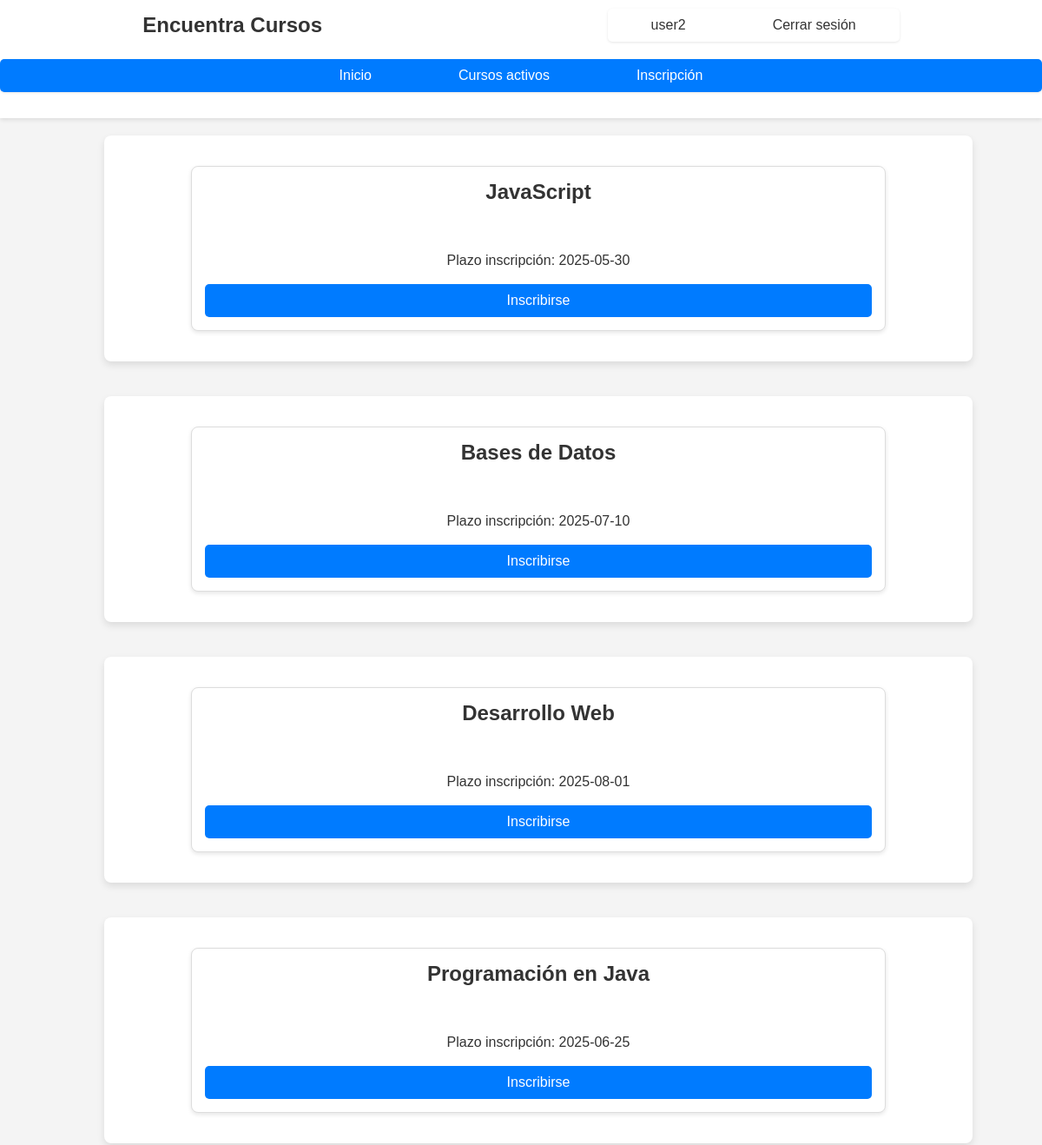
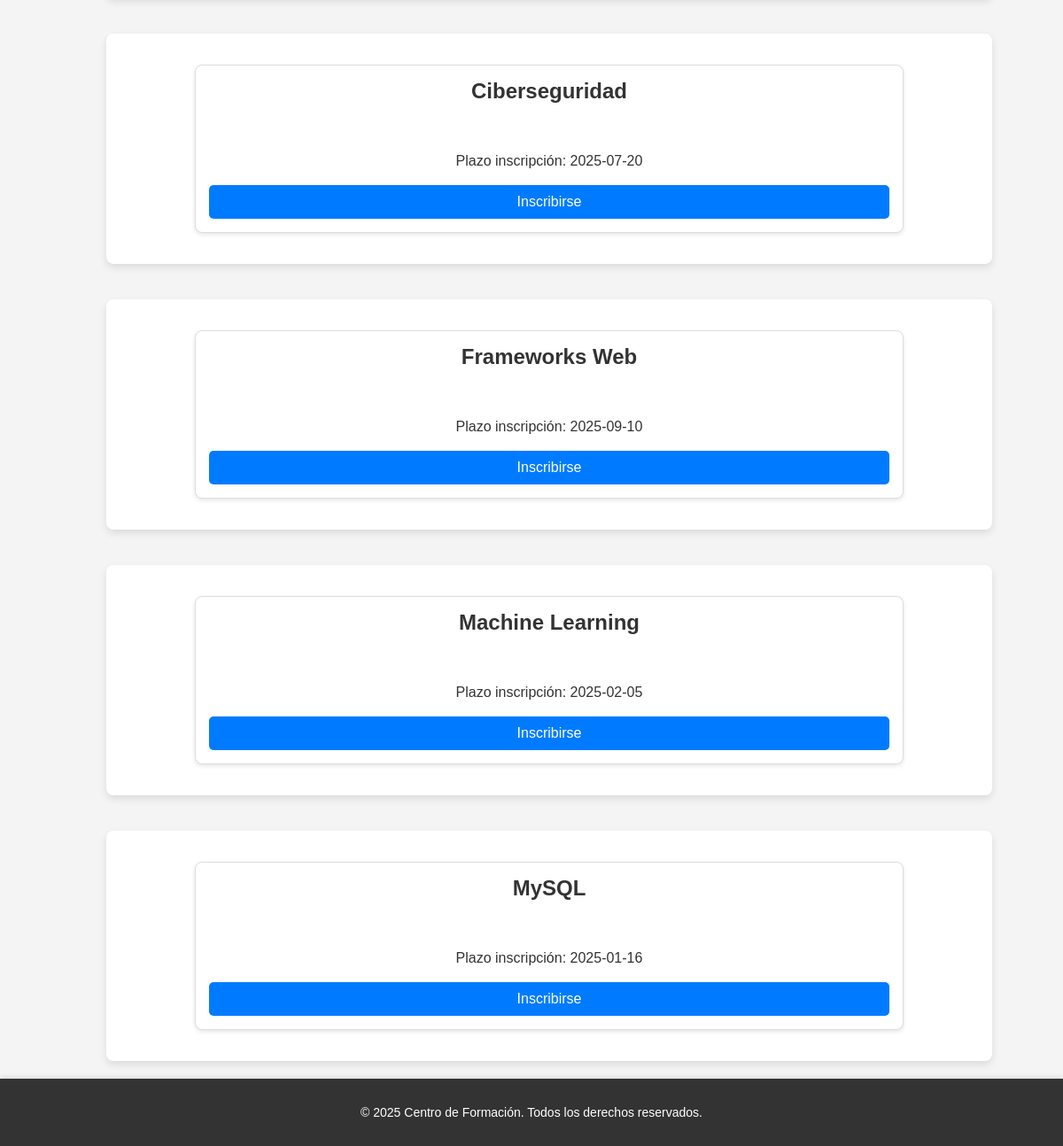
Page /cursos.php (signed in) on the committed database (2 pictures, top to bottom).
### tables this page shows
CREATE TABLE `cursos` (
  `codigo` int NOT NULL,
  `nombre` varchar(50) DEFAULT NULL,
  `abierto` tinyint(1) DEFAULT '1',
  `numeroplazas` int DEFAULT NULL,
  `plazoinscripcion` date DEFAULT NULL
);

### cursos.php (the view, shortened to what this page needs)
<?php
include 'header.php';
include 'footer.php';
include 'conexionBd.php';
if ($_SERVER['REQUEST_METHOD'] == 'GET') {
    $html = generaHeader('formularios/logout.php', 'formularios/login.php', 'index.php', 'cursos.php', 'administrador/opcionesAdmin.php', 'css/style.css');
    $html .= $_SESSION['mensaje'];
    $html .= obtenerCursosActivos($pdo);
    $html .= '</main>'.generaFooter();
    echo $html;
}
function obtenerCursosActivos($pdo) {
    $html = '';
    $sql = "SELECT * FROM cursos WHERE abierto = 1";
    $stmt = $pdo->query($sql);
    if ($stmt->rowCount() > 0) {
        $html .= '<main>';
        while ($fila = $stmt->fetch(PDO::FETCH_ASSOC)) {
            $html .= generaDatosCurso($fila);
        }
    } else {
        $html .= "<p class='mensaje'>No hay cursos activos en este momento.</p>";
    }
    return $html;
}
function generaDatosCurso($fila){
    return "<form class='formulario' action = 'formularios/InscribirseCurso.php' method = 'get'>
    <div class = 'containerInfoCurso'>
                <input type='hidden' name='plazoInscripcion' value = '{$fila['plazoinscripcion']}'>
                <input type='hidden' name='numeroPlazas' value = '{$fila['numeroplazas']}'>
                <h2>{$fila['nombre']}</h2>
                <p>Plazo inscripción: {$fila['plazoinscripcion']}</p>
                <button type = 'submit' class = 'btnEnviar' name = 'btnEnviar' value = '{$fila['codigo']}-{$fila['nombre']}'>Inscribirse</button>
              </div></form>";
}
?>

### css/style.css (style rules this page uses)
* { font-family: Arial, sans-serif; margin: 0; padding: 0; box-sizing: content-box; }
body { min-height: 100vh; width: 100%; background-color: #f4f4f4; color: #333; }
main { display: flex; flex:1; flex-direction: column; margin: auto; align-items: center; height: 100%; width: 80%; }
h2 { text-align: center; margin-bottom: 2em; }
.formulario { display: flex; flex-direction: column; align-items: center; margin: 20px auto; padding: 20px; background-color: #fff; border-radius: 8px; box-shadow: 0 4px 8px rgba(0, 0, 0, 0.1); max-width: 800px; width: 100%; }
.containerInfoCurso { display: flex; flex-direction: column; background-color: #ffffff; border: 1px solid #ddd; border-radius: 8px; margin: 15px 0; padding: 15px; box-shadow: 0 2px 5px rgba(0, 0, 0, 0.1); width: 100%; }
.containerInfoCurso p { text-align: center; font-size: 16px; margin: 8px 0; color: #333; }
.btnEnviar { display: flex; justify-content: center; background-color: #007BFF; color: #fff; font-size: 16px; padding: 10px 20px; margin-top: 10px; border: none; border-radius: 5px; cursor: pointer; transition: background-color 0.3s; }
@media (min-width: 768px) { .formulario { max-width: 1000px; } }
@media (min-width: 768px) { .containerInfoCurso { width: 80%; } }

### rows in the picture
cursos: nombre "JavaScript", plazoinscripcion "2025-05-30"
cursos: nombre "Bases de Datos", plazoinscripcion "2025-07-10"
cursos: nombre "Desarrollo Web", plazoinscripcion "2025-08-01"
cursos: nombre "Programación en Java", plazoinscripcion "2025-06-25"
cursos: nombre "Ciberseguridad", plazoinscripcion "2025-07-20"
cursos: nombre "Frameworks Web", plazoinscripcion "2025-09-10"
cursos: nombre "Machine Learning", plazoinscripcion "2025-02-05"
cursos: nombre "MySQL", plazoinscripcion "2025-01-16"

### other values in the picture
$_SESSION['nombre_usuario'] "user2"
